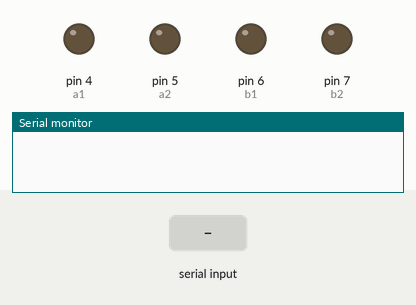
The sketch below on a simulated Arduino Uno, built with avr-gcc and run on an emulated ATmega328P. Shown: output pins drawn as LEDs (lit = HIGH), the last lines printed to the serial monitor. The inputs (shaded band) are chosen by the test bench.

Above: at 1.2 s.
1.3 s: "G\n" received over Serial
At 2.4 s:
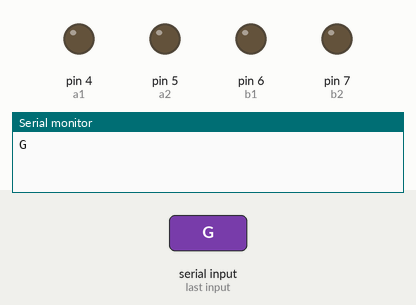
2.9 s: "B\n" received over Serial
At 3.02 s:
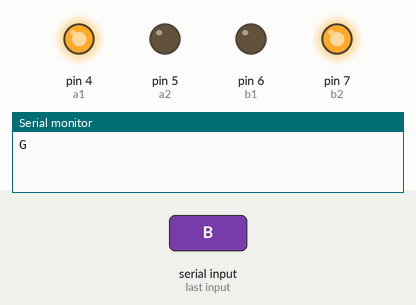
4.6 s: "L\n" received over Serial
At 4.68 s:
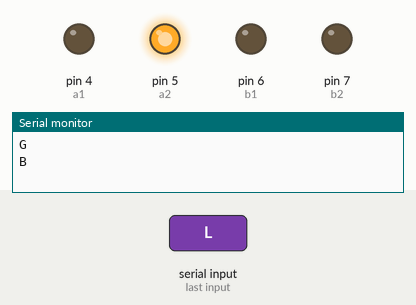
6.2 s: "r\n" received over Serial
At 6.27 s:
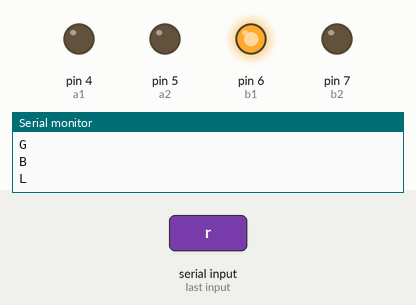
Timing chart, 0 to 8.8 s (numbered marks = the images above; inputs shaded):
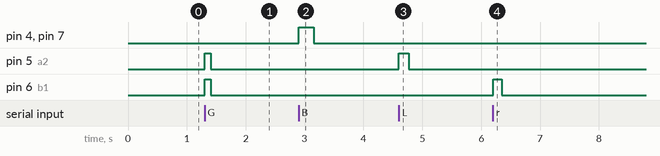

The sketch:

Serial.ino
```cpp
/*
motor speed
*/

#define R_MAX 255
#define L_MAX 255
#define R_MID 120
#define L_MID 120

#define DELAY_TIME 120
#define SMALL_DELAY_TIME 150
#define TINY_DELAY_TIME 100

/*
motor pin number
a: right motor
b: left motor
*/

int a1 = 4;
int a2 = 5;
int b1 = 6;
int b2 = 7;

/*
constant delay time
delay time is wheel operation time
if the delay time is longer, the wheel operation time is longer.
*/

void setup(){
	Serial.begin(9600);
	pinMode(a1,OUTPUT);
	pinMode(a2,OUTPUT);
	pinMode(b1,OUTPUT);
	pinMode(b2,OUTPUT);
}

void test() {

	analogWrite(a1,R_MAX);
	analogWrite(a2,0);
	analogWrite(b1,0);
	analogWrite(b2,L_MAX);
	Serial.println("test code");
	delay(2000);
}

void mainFunction(){
	char DataToRead[2];
	DataToRead[1] = '\n';

	Serial.readBytesUntil(char(13),DataToRead, 2);
	char direction = DataToRead[0];

	int i=1;
	while(DataToRead[i] != '\n' && i < 2) i++;

	switch(direction){
		case 'G':
			analogWrite(a1,0);
			analogWrite(a2,R_MAX);
			analogWrite(b1,L_MAX);
			analogWrite(b2,0);
			delay(TINY_DELAY_TIME);
			break;

		case 'B':
			analogWrite(a1,R_MAX);
			analogWrite(a2,0);
			analogWrite(b1,0);
			analogWrite(b2,L_MAX);
			delay(SMALL_DELAY_TIME);
			break;

		case 'L':
			analogWrite(a1,0);
			analogWrite(a2,L_MAX);
			analogWrite(b1,0);
			analogWrite(b2,0);
			delay(SMALL_DELAY_TIME);
			break;
		case 'R':
			analogWrite(a1,0);
			analogWrite(a2,R_MAX);
			analogWrite(b1,0);
			analogWrite(b2,0);
			delay(SMALL_DELAY_TIME);
			break;
		case 'l':
			analogWrite(a1,0);
			analogWrite(a2,R_MAX);
			analogWrite(b1,0);
			analogWrite(b2,0);
			delay(SMALL_DELAY_TIME);
			break;
		case 'r':
			analogWrite(a1,0);
			analogWrite(a2,0);
			analogWrite(b1,L_MAX);
			analogWrite(b2,0);
			delay(SMALL_DELAY_TIME);
			break;
		default:
			analogWrite(a1,0);
			analogWrite(a2,0);
			analogWrite(b1,0);
			analogWrite(b2,0);
			return;
    }
	if(direction == 'R' || direction == 'L'){
      delay(20);
    }
    else if(direction =='B'){
      delay(100);
    }

    analogWrite(a1,0);
	analogWrite(a2,0);
	analogWrite(b1,0);
	analogWrite(b2,0);
	delay(300);
	Serial.println(direction);

}

void loop(){
  //test();

  mainFunction();
}
```

Measured:
- after the input at 1.3 s, pin 5 (a2), pin 6 (b1): LOW → HIGH at once, → LOW 0.10 s later
- after the input at 2.9 s, pin 4 (a1), pin 7 (b2): LOW → HIGH at once, → LOW 0.25 s later
- after the input at 4.6 s, pin 5 (a2): LOW → HIGH at once, → LOW 0.17 s later
- after the input at 6.2 s, pin 6 (b1): LOW → HIGH at once, → LOW 0.15 s later
